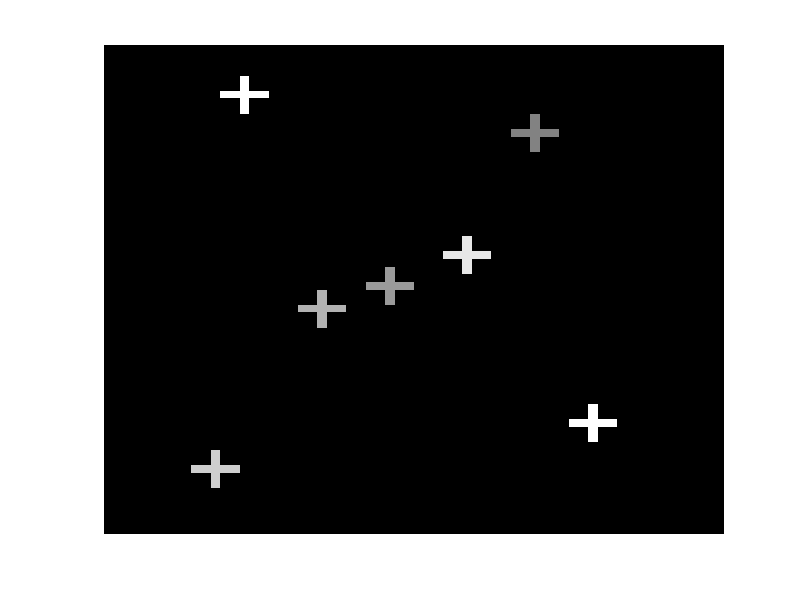

This figure's MATLAB source: (Note: this script raises an error after producing the figure.)
N = 64;
sigma = 0.005;
theta0 = 0.001;
beta = 1.5;
eta = beta - 1.5;
kappa = beta + 1.5;
hypermodel = 'Gamma';

pixel_ind_vec = [25 39 67 256];
decay_val_hyperprior = 4;
nbins_hyperprior = 12;

image_exact = zeros(N); 
positions = [ 15 45 23 12 38 51 30 ; 7 12 35 56 28 50 32 ];
intensities = [1 0.5 0.7 0.8 0.9 1 0.6];
Ind_mat = reshape([1:N^2]',N,N);
ind_vec = [];
for i = 1 : length(positions)
pos_x = positions(1,i); 
pos_y = positions(2,i);
image_exact(pos_y-2:pos_y+2,pos_x) = intensities(i);
image_exact(pos_y,pos_x-2:pos_x+2) = intensities(i);
ind_vec_aux = Ind_mat(pos_y-3:pos_y+3,pos_x-3:pos_x+3);
ind_vec = [ind_vec ; ind_vec_aux(:)];
end
ind_vec = unique(ind_vec);
n = length(ind_vec);

figure(1); clf; imagesc(image_exact); colormap('gray'); set(gca,'visible','off');
drawnow;

y = A*image_exact(:);
y = y + sigma*randn(size(y));
figure(2); clf; imagesc(reshape(y,N,N)); colormap('gray'); set(gca,'visible','off');
drawnow;

m_max = 1000;
n_iter = 1000;
t_res = 20;
t_tol = 7;
burn_in = 100;

%x = y;
x = zeros(size(ind_vec));
%x(ind_vec) = image_exact(ind_vec);
x_cm = zeros(size(x));
x_history = zeros(length(pixel_ind_vec), n_iter-burn_in);
ind_vec_2 = find(sum(A(:,ind_vec),2));
A_aux = full(A(ind_vec_2,ind_vec));
y = y(ind_vec_2);
theta = theta0*ones(size(ind_vec));
n_dimensions = length(x);

tic;


for i = 1 : n_iter
    i
    inv_d = 1./theta;
    x = (A_aux'*A_aux + sigma^2*diag(inv_d))\(A_aux'*(y + sigma*randn(size(y))) + sigma^2*sqrt(inv_d).*randn(size(x)));  
    
    if strcmp(hypermodel,'Gamma')

        for j = 1 : n_dimensions

            xj = abs(x(j));
            p_max_th = theta0*(eta +sqrt((1/(2*theta0))*xj^2 + eta^2));
            thmin = eps;
            second_derivative_abs = abs(xj^2/(p_max_th^3) + eta/(p_max_th^2));
            p_max_abs = abs(-0.5*(xj^2)./p_max_th - (p_max_th/theta0) + eta*log(p_max_th));
            thmax = p_max_th + sqrt(2*decay_val_hyperprior/second_derivative_abs);
            thmax = thmax - (p_max_abs + decay_val_hyperprior -0.5*(xj^2)./thmax - (thmax/theta0) + eta*log(thmax))/(0.5*(xj^2)./thmax^2 - 1/theta0 + eta/thmax);             
            thmax = thmax - (p_max_abs + decay_val_hyperprior -0.5*(xj^2)./thmax - (thmax/theta0) + eta*log(thmax))/(0.5*(xj^2)./thmax^2 - 1/theta0 + eta/thmax);             
            thmax = thmax - (p_max_abs + decay_val_hyperprior -0.5*(xj^2)./thmax - (thmax/theta0) + eta*log(thmax))/(0.5*(xj^2)./thmax^2 - 1/theta0 + eta/thmax);             
            if (thmax-thmin)/(nbins_hyperprior-1) > 2*p_max_th
                thmin = p_max_th;
                step_length = (thmax-thmin)/(nbins_hyperprior-1);
            else
            step_length = (p_max_th-thmin)/ceil((p_max_th-thmin)*nbins_hyperprior/(thmax-thmin));
            end
            tj = [thmin : step_length : thmax];
            aux_vec = -0.5*(xj^2)./tj; 
            aux_vec = aux_vec - (tj/theta0);  
            aux_vec = aux_vec + eta*log(tj);
            p = exp(aux_vec);
             figure(2); clf; plot(tj,p);
             pause(0.2);
            Phi = cumsum(p);
            tau = Phi(end)*rand;
            aux_ind = find(Phi>=tau);
            indj = aux_ind(1);
            theta(j) = tj(indj);

        end

    elseif strcmp(hypermodel,'InverseGamma')


     if strcmp(hypermodel,'Gamma')

        for j = 1 : n_dimensions

            xj = abs(x(j));
            p_max_th = theta0*(eta +sqrt((1/(2*theta0))*xj^2 + eta^2));
            thmin = eps;
            second_derivative_abs = abs(xj^2/(p_max_th^3) + eta/(p_max_th^2));
            p_max_abs = abs(-0.5*(xj^2)./p_max_th - (p_max_th/theta0) + eta*log(p_max_th));
            thmax = p_max_th + sqrt(2*decay_val_hyperprior/second_derivative_abs);
            thmax = thmax - (p_max_abs + decay_val_hyperprior -0.5*(xj^2)./thmax - (thmax/theta0) + eta*log(thmax))/(0.5*(xj^2)./thmax^2 - 1/theta0 + eta/thmax);             
            thmax = thmax - (p_max_abs + decay_val_hyperprior -0.5*(xj^2)./thmax - (thmax/theta0) + eta*log(thmax))/(0.5*(xj^2)./thmax^2 - 1/theta0 + eta/thmax);             
            thmax = thmax - (p_max_abs + decay_val_hyperprior -0.5*(xj^2)./thmax - (thmax/theta0) + eta*log(thmax))/(0.5*(xj^2)./thmax^2 - 1/theta0 + eta/thmax);             
            if (thmax-thmin)/(nbins_hyperprior-1) > 2*p_max_th
                thmin = p_max_th;
                step_length = (thmax-thmin)/(nbins_hyperprior-1);
            else
            step_length = (p_max_th-thmin)/ceil((p_max_th-thmin)*nbins_hyperprior/(thmax-thmin));
            end
            tj = [thmin : step_length : thmax];
            aux_vec = -0.5*(xj^2)./tj; 
            aux_vec = aux_vec - (tj/theta0);  
            aux_vec = aux_vec + eta*log(tj);
            p = exp(aux_vec);
%             figure(2); clf; plot(tj,p);
%             pause(0.2);
            Phi = cumsum(p);
            tau = Phi(end)*rand;
            aux_ind = find(Phi>=tau);
            indj = aux_ind(1);
            theta(j) = tj(indj);

        end

    elseif strcmp(hypermodel,'InverseGamma')


        for j = 1 : n_dimensions

            xj = abs(x(j));
            p_max_th = kappa/(theta0+0.5*xj^2);
            thmin = eps;
            second_derivative_abs = abs(-kappa/(p_max_th^2));
            thmax = p_max_th + sqrt(2*decay_val_hyperprior/second_derivative_abs);
            thmax = thmax - (0.5*xj^2*p_max_th + theta0*p_max_th - kappa*log(p_max_th) + decay_val_hyperprior - 0.5*xj^2*thmax - theta0*thmax + kappa*log(thmax))/(-0.5*xj^2 - theta0 + kappa/thmax);
            thmax = thmax - (0.5*xj^2*p_max_th + theta0*p_max_th - kappa*log(p_max_th) + decay_val_hyperprior - 0.5*xj^2*thmax - theta0*thmax + kappa*log(thmax))/(-0.5*xj^2 - theta0 + kappa/thmax);
            thmax = thmax - (0.5*xj^2*p_max_th + theta0*p_max_th - kappa*log(p_max_th) + decay_val_hyperprior - 0.5*xj^2*thmax - theta0*thmax + kappa*log(thmax))/(-0.5*xj^2 - theta0 + kappa/thmax);
            if (thmax-thmin)/(nbins_hyperprior-1) > 2*p_max_th
                thmin = p_max_th;
                step_length = (thmax-thmin)/(nbins_hyperprior-1);
            else
            step_length = (p_max_th-thmin)/ceil((p_max_th-thmin)*nbins_hyperprior/(thmax-thmin));
            end
            tj = [thmin : step_length : thmax];
            p = exp(-0.5*xj^2*tj - theta0*tj + (kappa-2)*log(tj));
            Phi = cumsum(p);  
            tau = Phi(end)*rand;
            aux_ind = find(Phi>=tau);
            indj = aux_ind(1);
            theta(j) = 1./tj(indj);
%              figure(2); clf; plot(tj,p);
%               pause(0.2);
        end

    end

    end
        
if i > burn_in
x_cm = x_cm + x;
x_history(pixel_ind_vec,i-burn_in) = x(pixel_ind_vec);
end
end
t = toc

x_cm = x_cm/(n_iter - burn_in);

x_image = zeros(N);
x_image(ind_vec) = x_cm;
figure(3); clf; imagesc(x_image); colormap('gray'); set(gca,'visible','off');
drawnow;

for k = 1 : length(pixel_ind_vec)
figure(k+3); clf;
plot(x_history(pixel_ind_vec(k),:)','linewidth',2);
hold on;
std_val = std(x_history(pixel_ind_vec(k),:));
h_line = line([1 size(x_history,2)], image_exact(ind_vec(pixel_ind_vec(k)))*[1 1]);
set(h_line,'linewidth',5,'color','g','linestyle','--');
h_line = line([1 size(x_history,2)], x_cm(pixel_ind_vec(k))*[1 1]);
set(h_line,'linewidth',5,'color','m','linestyle','--');
h_line = line([1 size(x_history,2)], x_cm(pixel_ind_vec(k))*[1 1] + 2*std_val);
set(h_line,'linewidth',5,'color','k','linestyle','--');
h_line = line([1 size(x_history,2)], x_cm(pixel_ind_vec(k))*[1 1] - 2*std_val);
set(h_line,'linewidth',5,'color','k','linestyle','--');
set(gca,'xlim',[1 size(x_history,2)]);
set(gca,'xtick',[1 round(size(x_history,2)/2) size(x_history,2)]);
set(gca,'xticklabel',{'1',int2str(round(size(x_history,2)/2)),int2str(size(x_history,2))});
xlabel(['STD = ' num2str(std_val)],'fontsize',35);
set(gca,'ylim',[-0.5 2.5]);
set(gca,'ytick',[0 1 2]);
set(gca,'linewidth',5);
set(gca,'fontsize',36);
pbaspect([2 1 1]); 
hold off;
end

for k = 1 : length(pixel_ind_vec)
figure(k + length(pixel_ind_vec) + 3); clf;
set(gcf, 'Renderer', 'painters'); 
pbaspect([2 1 1]); 
hold on;
std_val = std(x_history(pixel_ind_vec(k),:));
res_aux = 30;
t_vec = [-1 : 2/(res_aux-1) : 3];
[hist_vec_1 hist_vec_2] = hist(x_history(pixel_ind_vec(k),:),t_vec);
hist_vec_1 = hist_vec_1/sum(hist_vec_1*2/(res_aux-1));
h_bar = bar(hist_vec_2,hist_vec_1,1);
set(h_bar,'facecolor','b','linewidth',5);
set(gca,'fontsize',36);
set(gca,'xtick',[0 1 2]);
set(gca,'xlim',[-0.5 2.5]);
y_lim = get(gca,'ylim');
set(gca,'ytick',[0 round(5*y_lim(2))/10 y_lim(2)]);
h_line = line(image_exact(ind_vec(pixel_ind_vec(k)))*[1 1],[0 y_lim(2)]);
set(h_line,'linewidth',5,'color','g','linestyle','--');
h_line = line(x_cm(pixel_ind_vec(k))*[1 1],[0 y_lim(2)]);
set(h_line,'linewidth',5,'color','m','linestyle','--');
h_line = line(x_cm(pixel_ind_vec(k))*[1 1] + 2*std_val,[0 y_lim(2)]);
set(h_line,'linewidth',5,'color','k','linestyle','--');
h_line = line(x_cm(pixel_ind_vec(k))*[1 1] - 2*std_val,[0 y_lim(2)]);
set(h_line,'linewidth',5,'color','k','linestyle','--');
set(gca,'linewidth',5);
set(gca,'box','on');
hold off;
end

aux_length = 250;

for k = 1 : length(pixel_ind_vec)
figure(k + 2*length(pixel_ind_vec) + 3); clf;
plot(x_history(pixel_ind_vec(k),1:aux_length)','linewidth',2);
hold on;
std_val = std(x_history(pixel_ind_vec(k),:));
h_line = line([1 size(x_history,2)], image_exact(ind_vec(pixel_ind_vec(k)))*[1 1]);
set(h_line,'linewidth',5,'color','g','linestyle','--');
h_line = line([1 size(x_history,2)], x_cm(pixel_ind_vec(k))*[1 1]);
set(h_line,'linewidth',5,'color','m','linestyle','--');
h_line = line([1 size(x_history,2)], x_cm(pixel_ind_vec(k))*[1 1] + 2*std_val);
set(h_line,'linewidth',5,'color','k','linestyle','--');
h_line = line([1 size(x_history,2)], x_cm(pixel_ind_vec(k))*[1 1] - 2*std_val);
set(h_line,'linewidth',5,'color','k','linestyle','--');
set(gca,'xlim',[1 aux_length]);
set(gca,'xtick',[1 round(aux_length/2) aux_length]);
set(gca,'xticklabel',{'1',int2str(round(aux_length/2)),int2str(aux_length)});
xlabel(['STD = ' num2str(std_val)],'fontsize',35);
set(gca,'ylim',[-0.5 2.5]);
set(gca,'ytick',[0 1 2]);
set(gca,'linewidth',5);
set(gca,'fontsize',36);
pbaspect([2 1 1]); 
hold off;
end


for k = 1 : 3 + 3*length(pixel_ind_vec)
print(k,'-r300','-dpng',['pic_' int2str(k) '.png']);
end